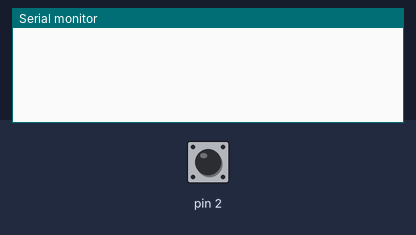
The sketch below on a simulated Arduino Uno, built with avr-gcc and run on an emulated ATmega328P. On the bench: the last lines printed to the serial monitor. The inputs (shaded band) are chosen by the test bench; at power-on: pin 2 HIGH.

Above: at 1.2 s.
1.3 s: pin 2 pulled LOW for 0.15 s
At 2.6 s:
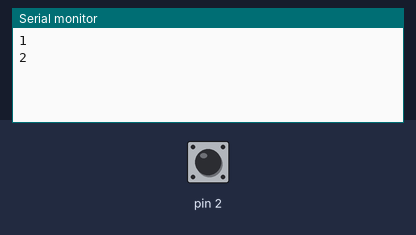
2.9 s: pin 2 pulled LOW for 1 s
At 5.1 s:
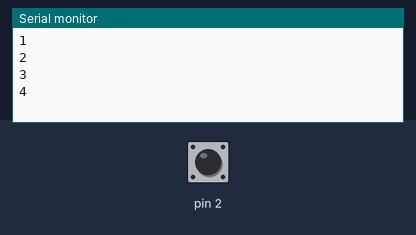
5.4 s: pin 2 pulled LOW for 0.15 s
At 7.0 s:
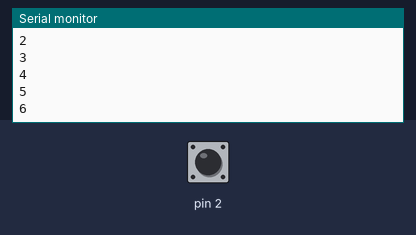
Timing chart, 0 to 8.5 s (numbered marks = the images above; inputs shaded):
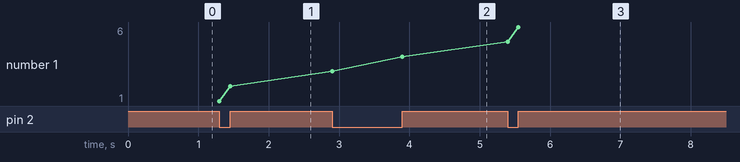

The sketch:

sketch_dec7a.ino
```cpp
volatile int trangthai = LOW;
volatile int count = 0;

void setup()
{
  Serial.begin(9600);
  digitalWrite(2, HIGH);    // Treo chân ngắt 0, chân số 2 lên mức cao.
  attachInterrupt(0, dem, CHANGE); // khai báo ngắt 0, chương trình con daoled, chế độ có sự
  //  thay đổi là sinh ngắt
}
void loop()                           // đoạn chương trình chính, vòng lặp vô tận.
{
  //Serial.println(count);
}
void dem()                       // chương trình con ngắt, khi có ngắt xảy ra sẽ thực hiện chương trình này.
{
  count++;
  Serial.println(count);
}
ISR ( TIME1_OVF_vect)
    {
      TCNT1=3036;
      Serial.print("f= ");
      Serial.print(count);
      Serial.print("\n");
      count=0;
    }
```

Measured:
- after the input at 1.3 s, the serial monitor: prints a new line at once (image 1)
- after the input at 2.9 s, the serial monitor: prints a new line at once (image 2)
- after the input at 5.4 s, the serial monitor: prints a new line at once (image 3)
- plotted number 1: 2 → 4 after the input at 2.9 s, 4 → 6 after the input at 5.4 s
